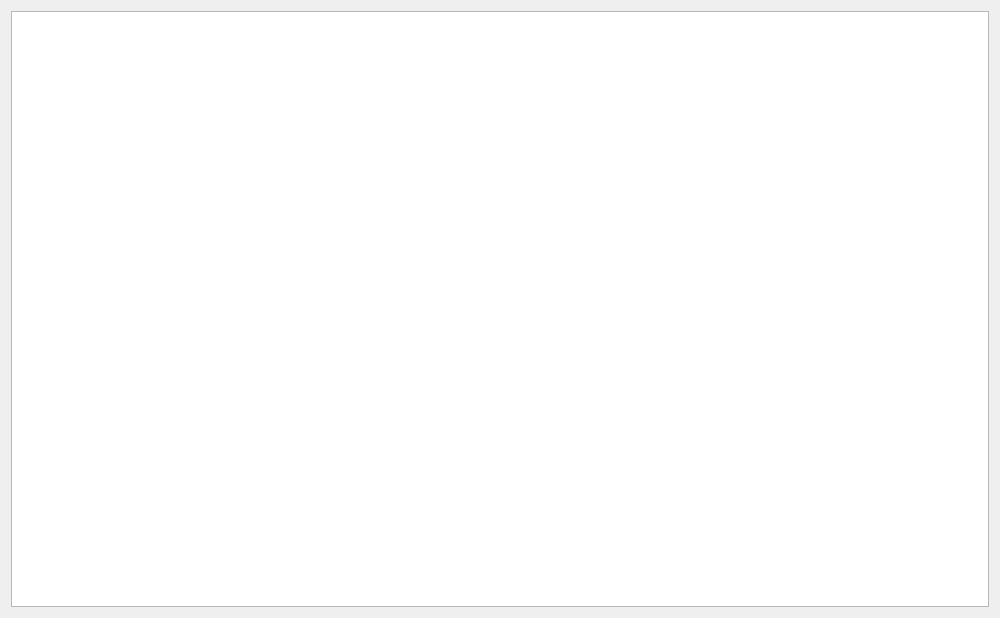
<?xml version="1.0" encoding="UTF-8"?>
<ui version="4.0">
 <class>AllFunctions</class>
 <widget class="QWidget" name="AllFunctions">
  <property name="geometry">
   <rect>
    <x>0</x>
    <y>0</y>
    <width>1000</width>
    <height>618</height>
   </rect>
  </property>
  <property name="windowTitle">
   <string>所有应用</string>
  </property>
  <layout class="QGridLayout" name="gridLayout">
   <item row="0" column="0">
    <widget class="QTableWidget" name="tw_func">
     <property name="editTriggers">
      <set>QAbstractItemView::NoEditTriggers</set>
     </property>
     <property name="selectionMode">
      <enum>QAbstractItemView::NoSelection</enum>
     </property>
     <attribute name="horizontalHeaderVisible">
      <bool>false</bool>
     </attribute>
     <attribute name="horizontalHeaderMinimumSectionSize">
      <number>45</number>
     </attribute>
     <attribute name="horizontalHeaderDefaultSectionSize">
      <number>45</number>
     </attribute>
     <attribute name="horizontalHeaderHighlightSections">
      <bool>false</bool>
     </attribute>
     <attribute name="verticalHeaderVisible">
      <bool>false</bool>
     </attribute>
     <attribute name="verticalHeaderMinimumSectionSize">
      <number>45</number>
     </attribute>
     <attribute name="verticalHeaderDefaultSectionSize">
      <number>45</number>
     </attribute>
     <attribute name="verticalHeaderHighlightSections">
      <bool>false</bool>
     </attribute>
    </widget>
   </item>
  </layout>
 </widget>
 <resources/>
 <connections/>
</ui>
